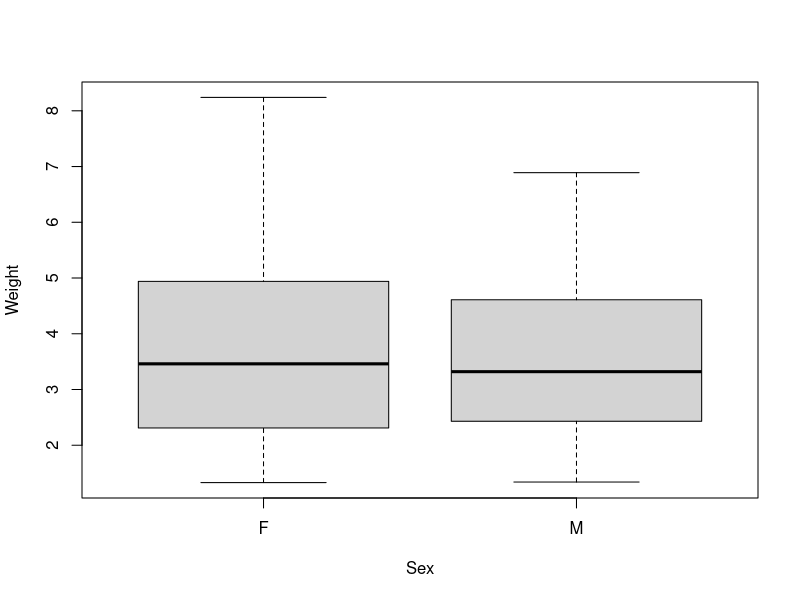
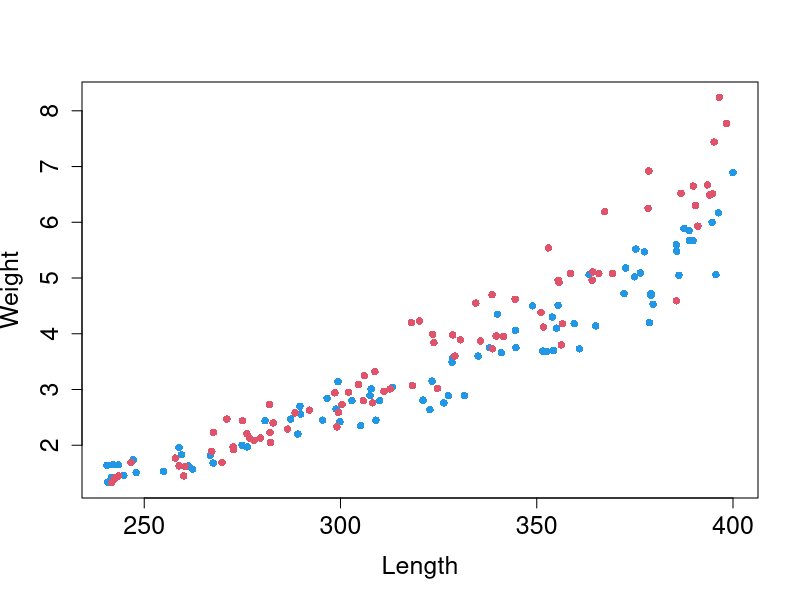
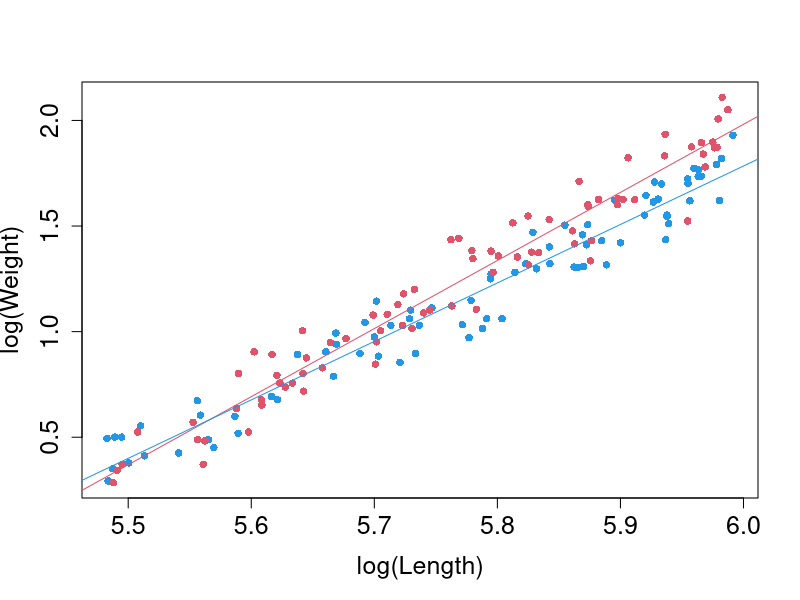
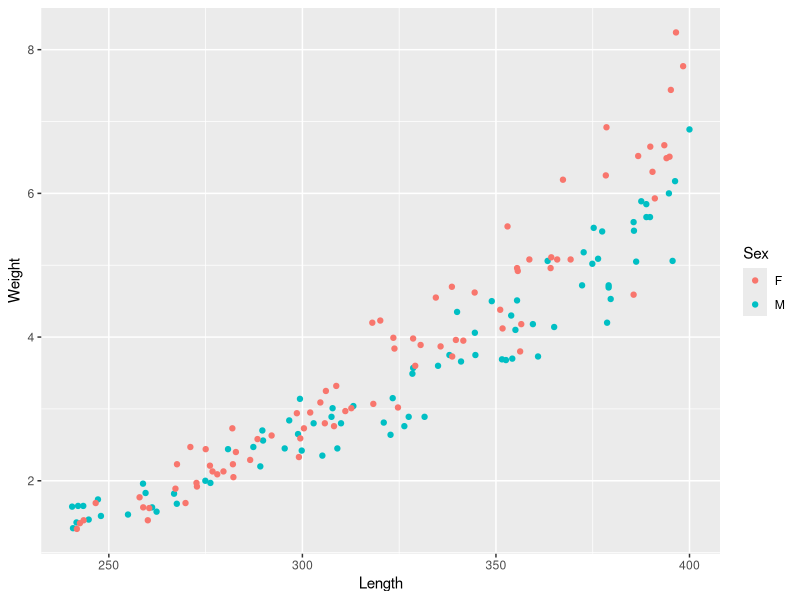
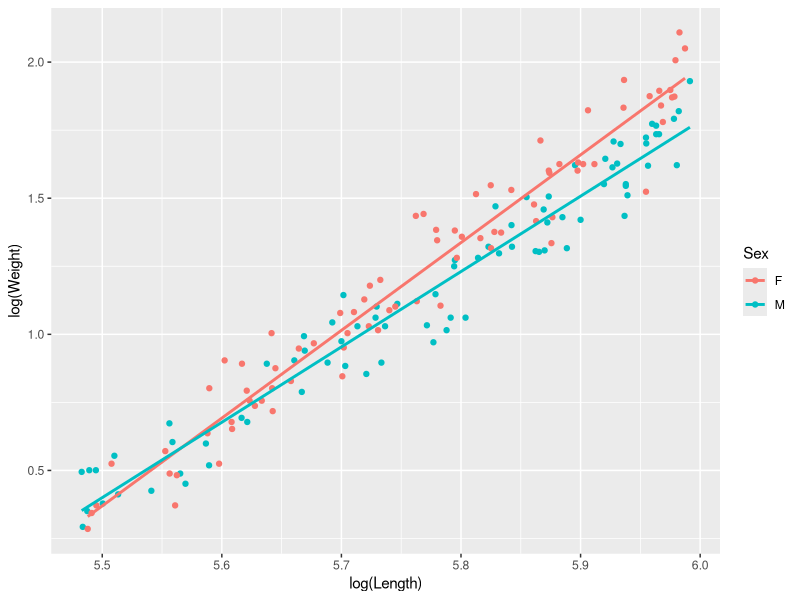
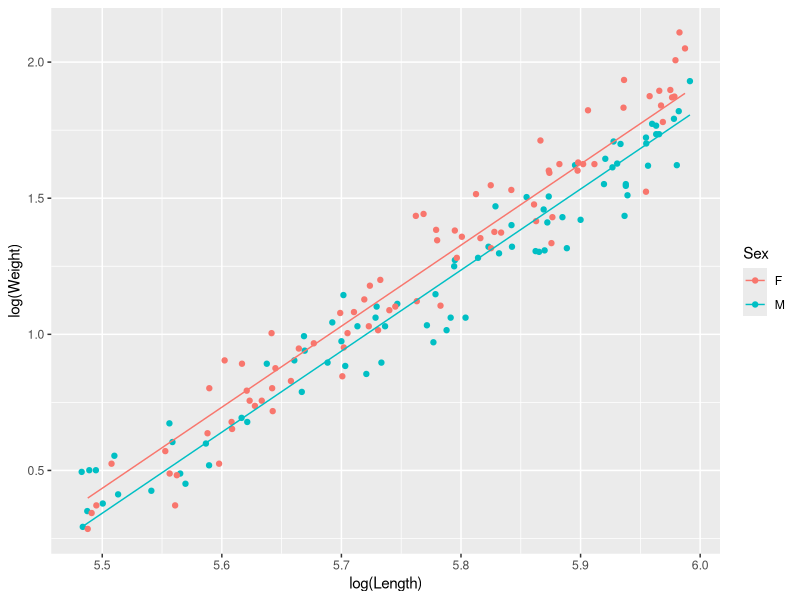
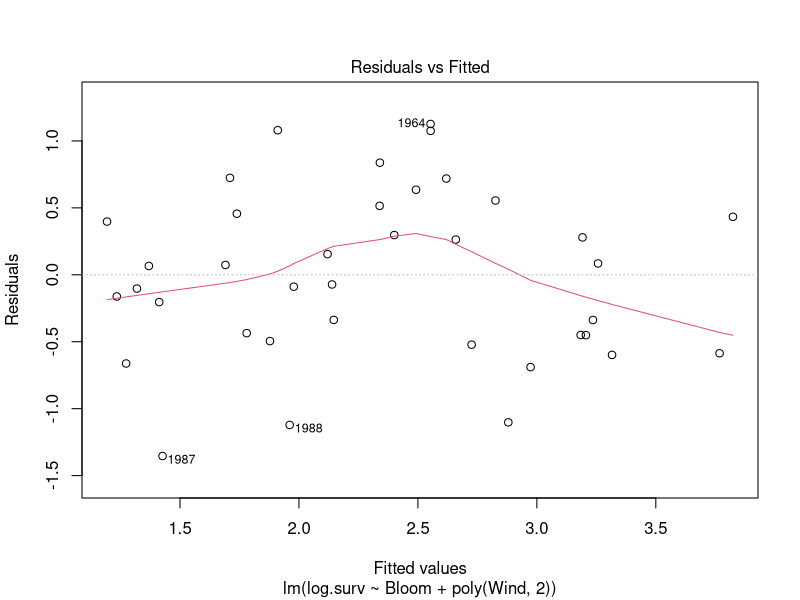
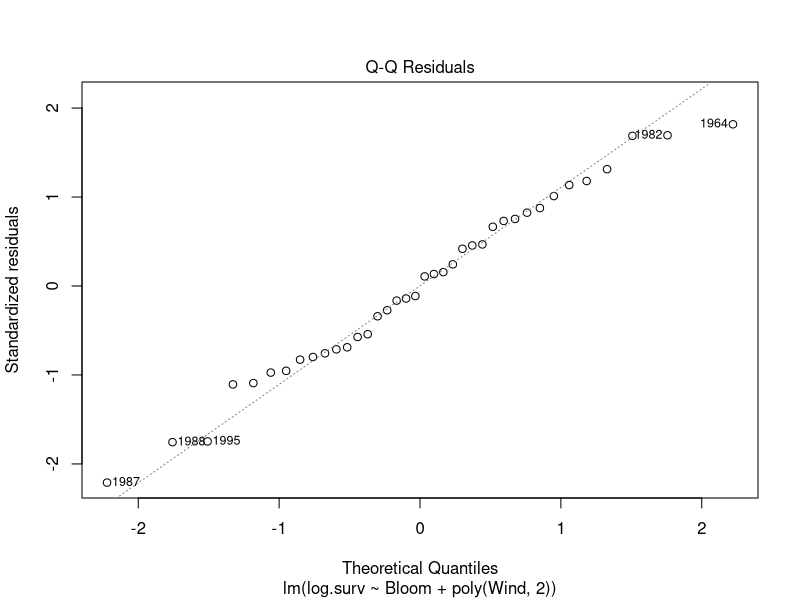

Recreate these plots in R, in order.
##########################################################

# Module 7: Linear Models 

# ANCOVA example & pollock data (for diagnostics)

# Franz Mueter
# Last modified: 9-20-2021
library(here)
##########################################################


####### Analysis of Covariance (ANCOVA) example

# Read in sex, length, weight data for sablefish:
sable <- read.csv("data/sablefish2.csv", as.is=F)
sable
names(sable)

#### Graphical analysis
# Compare male and female weights (overall):
plot(Weight~ Sex, data=sable)

# Weight at length by sex
plot(Weight ~ Length, data=sable, subset=Sex=="M", col=4, pch=16, 
	ylim=range(Weight),cex.axis=1.5,cex.lab=1.5)
points(Weight ~ Length, data=sable, subset=Sex=="F", col=2, pch=16)

# allometric weight-length relationship (W = a*L^b) is linear
# on the log-log scale:
# log-weight vs log-length by sex
plot(log(Weight) ~ log(Length), data=sable, subset=Sex=="M", col=4, pch=16, 
	ylim=range(log(Weight)),cex.axis=1.5,cex.lab=1.5)
points(log(Weight) ~ log(Length), data=sable, subset=Sex=="F", col=2, pch=16)
# Add linear regression lines fit separately by sex:
abline(lm(log(Weight) ~ log(Length), data=sable, subset=Sex=="F"), col=2)
abline(lm(log(Weight) ~ log(Length), data=sable, subset=Sex=="M"), col=4)

# Or, using ggplot:
library(tidyverse)
# Weight vs Length
ggplot(sable) + 
  geom_point(aes(x=Length, y = Weight, color=Sex))

# log-weight vs log-length by sex with separate regression lines:
ggplot(sable, aes(x=log(Length), y = log(Weight), color=Sex)) + 
  geom_point() +
  geom_smooth(method="lm", se=F)

# log-weight vs log-length by sex with same slope, different intercept:
sable <- mutate(sable, logLength=log(Length), logWeight=log(Weight))
fit <- lm(logWeight ~ Sex + logLength, data=sable)
ggplot(sable, aes(x=log(Length), y = log(Weight), color=Sex)) + 
  geom_point() +
  geom_line(data=fortify(fit), aes(x=logLength, y=.fitted))


##### Fit and compare different models

# One-way ANOVA (Without covariate):
fit1 <- lm(log(Weight) ~ Sex, data=sable)
summary(fit1)   
# No difference in average weight between males and females

# ANCOVA model:
# Assume separate intercept, ONE slope (same for males and females)
fit2 <- lm(log(Weight) ~ Sex + log(Length), data=sable)
summary(fit2)

# Fit separate slope and intercept for males and females:
fit.F <- lm(log(Weight) ~ log(Length), data=sable, subset=Sex=="F")
fit.M <- lm(log(Weight) ~ log(Length), data=sable, subset=Sex=="M")
summary(fit.F)
summary(fit.M)

#### Model comparisons
# General modeling approach: Fit model with separate slope and intercept
# and compare to model with separate intercepts only (same slope).

# First, we fit a model with separate slopes & intercepts by sex. 
# This is the same as the two separate models fit by sex above, 
# EXCEPT that a single error variance is estimated here, whereas 
# separate error variances are implied above (fit.F, fit.M)
fit3 <- lm(log(Weight) ~ Sex / log(Length), data=sable)
summary(fit3)

# Equivalence of nesting and interaction
# We can fit the same exact model using a different parameterization,
# where the parameters have a different interpretation:
fit4 <- lm(log(Weight) ~ Sex * log(Length), data=sable)
summary(fit4)
# The coefficients now correspond to the intercept and slope ('log(Length)') 
# for female fish and to the differences in intrecept (SexM) and slope 
# (SexM:log(Length) between males & females

# The model corresponding to 'fit2' is nested within fit 3 and fit4.
# This is most obvious for fit4, which simply has one additional 
# coefficient (the interaction term) compared to fit2. 

# We can compare these nested models in two (equivalent) ways:

# 1. Wald test 
# The interaction term in fit4 is highly significant
# based on the t-statistic (p = 5.8 * 10^-5)
summary(fit4)

# 2. F-test 
# We can compare any two nested models using an F-test. Because the 
# difference between fit2 and fit4 involves a single parameter,
# the two tests are functionally identical in this case (in fact, the 
# F-statistic is simply the square of the t-statistic as you can 
# easily verify:
-4.134^2  # Squared t-statistic
anova(fit2, fit4, test="F")  # Note F-statistic
# The Null hypothesis for an F-test, in general terms, is that the 
# "smaller" model (fit2 in our case) is the "true" model and that the
# additional parameters in the more complex model (here: fit4) do not
# reduce the residual sum of squares significantly (review 'F-tests'
# if this is not familiar) 

# Based on these tests, we conclude that both the intercept and slope
# in the log(Weight) - log(Length) relationship differ significantly
# between male and female sablefish



#######################################################################
# Pollock example for diagnostics
# Read in data:
pollock <- read.csv("pollock.csv")
row.names(pollock) <- pollock$Year

WP.fit <- lm(log.surv ~ Bloom + poly(Wind,2), data=pollock)
plot(WP.fit, 1)
plot(WP.fit, 2, id.n = 5)
plot(WP.fit, 3)
plot(WP.fit, 4)
plot(WP.fit, 5)
plot(WP.fit, 6, col=4, pch=16)
influence.measures(WP.fit)
influence(WP.fit)



